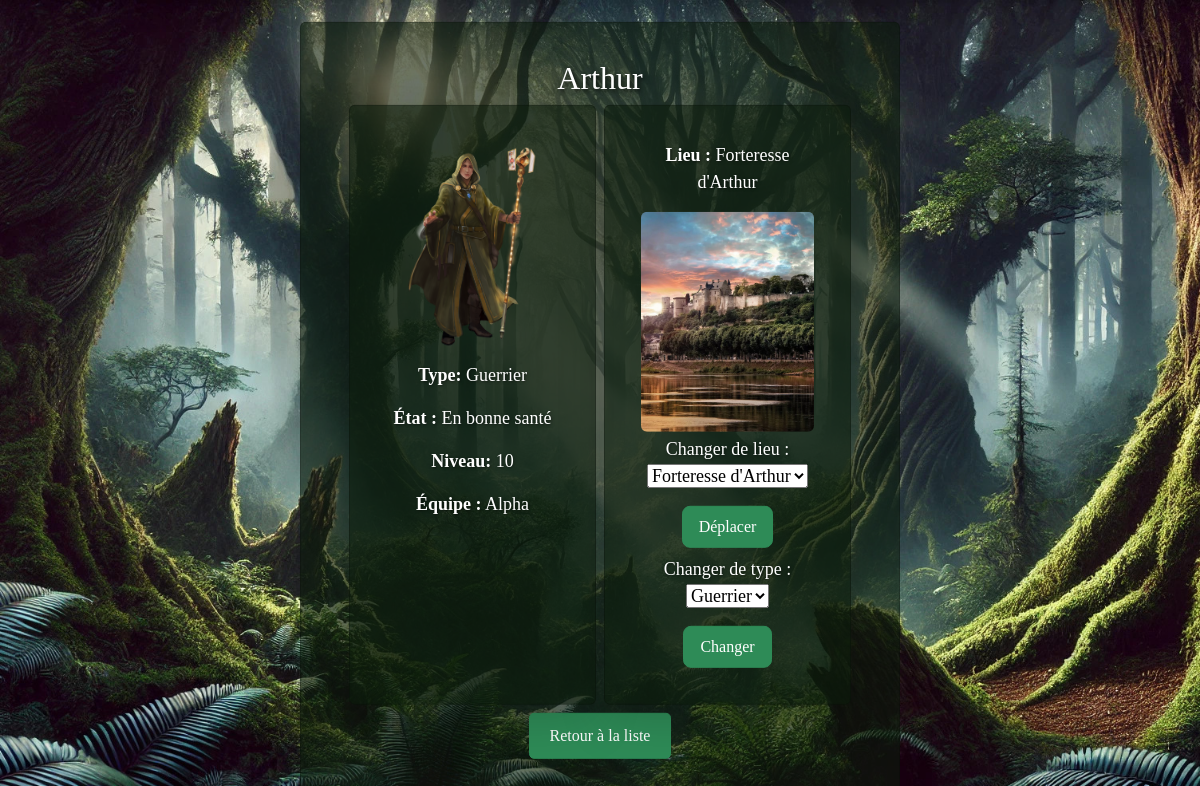
The page /character/C001/ on the database its author committed.
### jeu_de_role/models.py (models this page shows, shortened)
class Character(models.Model):
    id_character = models.CharField(max_length=100, primary_key=True)
    nom = models.CharField(max_length=100)
    etat = models.CharField(max_length=20)
    niveau = models.IntegerField(default=1)
    type = models.CharField(max_length=20, choices=[('Guerrier', 'Guerrier'), ('Mage', 'Mage'), ('Archer', 'Archer')])
    team = models.CharField(max_length=20)
    photo = models.ImageField(upload_to='characters/')
    lieu = models.ForeignKey(Lieu, on_delete=models.CASCADE)

class Lieu(models.Model):
    id_lieu = models.CharField(max_length=100, primary_key=True)
    nom = models.CharField(max_length=100)
    description = models.TextField(null=True, blank=True)
    type_lieu = models.CharField(max_length=50, choices=[('forteresse', 'Forteresse'), ('forêt', 'Forêt'), ('village', 'Village'), ('donjon', 'Donjon')])
    disponibilite = models.CharField(max_length=20, choices=[('libre', 'Libre'), ('occupé', 'Occupé')])
    niveau_acces = models.IntegerField(default=1)
    capacite_max = models.IntegerField(default=10)
    photo = models.ImageField(upload_to='lieux/')
    def __str__(self):
        return self.nom

### jeu_de_role/views.py (the view, shortened to what this page needs)
# urls.py: path('character/<str:id_character>/', views.character_detail, name='character_detail'),
def character_detail(request, id_character):
    character = get_object_or_404(Character, id_character=id_character)
    move_form = MoveForm(request.POST or None)
    type_form = ChangeTypeForm(request.POST or None) # Ne pas lier le formulaire à l'instance pour éviter les changements prématurés
    message = ""
    move_form = MoveForm(instance=character)
    type_form = ChangeTypeForm(instance=character)
    return render(request, 'jeu_de_role/character_detail.html', {
        'character': character,
        'move_form': move_form,
        'type_form': type_form,
        'message': message
    })

### jeu_de_role/forms.py
class MoveForm(forms.ModelForm):
    class Meta:
        model = Character
        fields = ['lieu']

class ChangeTypeForm(forms.ModelForm):
    class Meta:
        model = Character
        fields = ['type']

### jeu_de_role/templates/jeu_de_role/character_detail.html (shortened to what this page needs)
{% extends 'jeu_de_role/explore.html' %}
{% block content %}
<h2 class="text-center mb-2">{{ character.nom }}</h2>
<div class="container mt-2">
    <div class="row g-2">
        <div class="col-lg-6 col-md-6 col-sm-12 col-12">
            <div class="card shadow-lg h-100 d-flex flex-column">
                <img src="{{ character.photo.url }}" class="d-block img-fluid mx-auto mb-3" alt="{{ character.nom }}" >
                <p class="card-text"><strong>Type:</strong> {{ character.type }}</p>
                <p class="card-text"><strong>État :</strong> {{ character.etat }}</p>
                <p class="card-text"><strong>Niveau:</strong> {{ character.niveau }}</p>
                <p class="card-text"><strong>Équipe :</strong> {{ character.team }}</p>
            </div>
        </div>
        <div class="col-lg-6 col-md-6 col-sm-12 col-12">
            <div class="card shadow-lg h-100 d-flex flex-column">
                <div class="card-body">
                    <p class="card-text"><strong>Lieu :</strong> {{ character.lieu.nom }}</p>
                    <img src="{{ character.lieu.photo.url }}" class="img-fluid mt-1 rounded d-block mx-auto mb-1" alt="{{ character.lieu.nom }}">
                    <form method="POST" class="text-center">{% csrf_token %}
                        <p>Changer de lieu : {{ move_form.lieu }}</p>
                        <button type="submit" name="move" class="btn btn-lg text-white">Déplacer</button>
                    </form>
                    <form method="POST" class="text-center mt-2">{% csrf_token %}
                        <p>Changer de type : {{ type_form.type }}</p>
                        <button type="submit" name="change_type" class="btn btn-lg text-white">Changer</button>
                    </form>
                </div>
            </div>
        </div>
    </div>
    <div class="text-center">
        <a href="{% url 'explore' %}" class="btn mt-2 btn-lg">Retour à la liste</a>
    </div>
</div>
{% endblock %}

### static/jeu_de_role/css/jeu_de_role.css (style rules this page uses)
* { margin: 0; padding: 0; font-family: "Dela Gothic One"; }
body { background-image: url('/static/jeu_de_role/images/img1.jpg'); background-size: cover; background-position: center; background-attachment: fixed; height: 100vh; margin: 0; }
h2 { color: rgb(255, 255, 255); margin-bottom: 20px; text-shadow: 2px 2px 4px rgba(0, 0, 0, 0.7); }
p { color: rgb(255, 255, 255); font-size: 18px; text-shadow: 1px 1px 3px rgba(0, 0, 0, 0.5); }
.card { background-color: rgba(13, 27, 13, 0.6); margin-top: 0; padding: 20px; }
.center a { background-color: #2E8B57; text-decoration: none; color: white; padding: 10px 20px; border-radius: 5px; text-align: center; }
.card img { height: 220px; border-radius: 10px 10px 0 0; object-fit: cover; }
.card-text { text-align: center; }
.btn-lg { font-size: 16px;; background-color: #2E8B57; border-color: #2E8B57; }

### rows shown on the page
Character: nom "Arthur", photo (picture), type "Guerrier", etat "En bonne santé", niveau "10", team "Alpha", lieu.nom "Forteresse d'Arthur", lieu.photo (picture), lieu "Forteresse d'Arthur"
